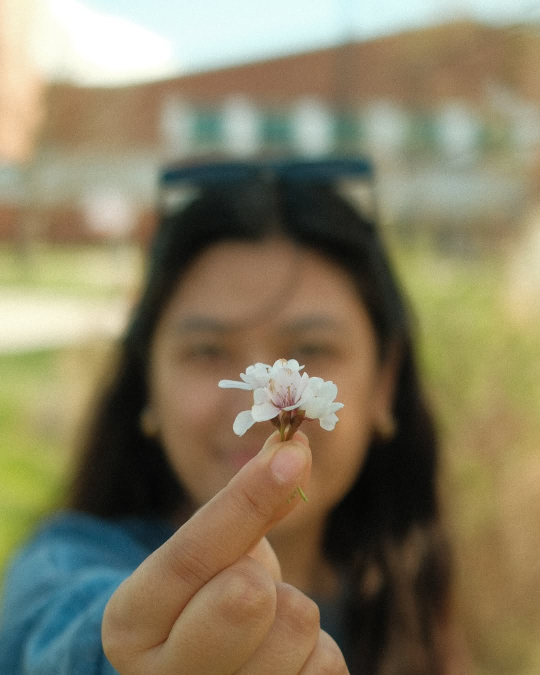
#> input picture src/data/Photos/bloom-blossom-in-hand.webp, 1080 x 1350 px (shown at 1/2 size); its folder holds 4 pictures in this run
$ python analyze-colors.py
#> lines starting #> are read from the running program, lines starting #| are printed output that depends on the picture
"""Extract real image palettes for sequencing and atmosphere. Never modifies photographs."""
import colorsys
import json
import math
from pathlib import Path
from PIL import Image

ROOT = Path(__file__).resolve().parent.parent

def lab(rgb):
    values = [v / 255 for v in rgb]
    r, g, b = [v / 12.92 if v <= .04045 else ((v + .055) / 1.055) ** 2.4 for v in values]
    xyz = [(r*.4124564+g*.3575761+b*.1804375)/.95047,
           r*.2126729+g*.7151522+b*.072175,
           (r*.0193339+g*.119192+b*.9503041)/1.08883]
    x, y, z = [v ** (1/3) if v > .008856 else 7.787*v+16/116 for v in xyz]
    return [round(116*y-16, 3), round(500*(x-y), 3), round(200*(y-z), 3)]

def analyze(path):
    with Image.open(path) as opened:
#> opened is the input picture: PIL image 1080x1350 RGB; mean R, G, B 132.7, 123.7, 96.6
        image = opened.convert('RGB')
        w, h = image.size
#> w = 1080; h = 1350
        image = image.crop((int(w*.04), int(h*.04), int(w*.96), int(h*.96)))
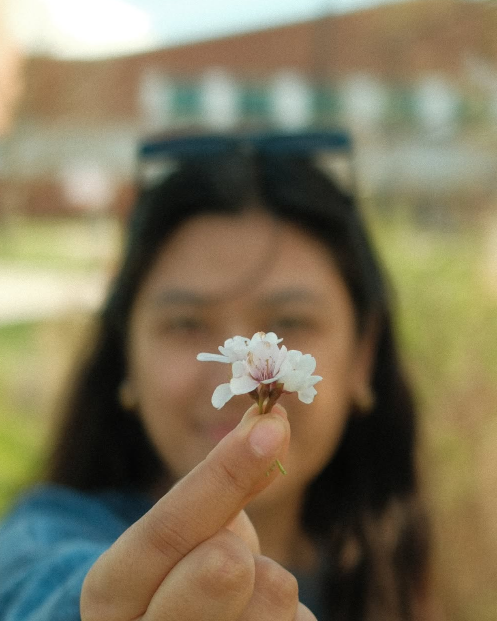
#> image: PIL image 993x1242 RGB (shown at 1/2 size); mean R, G, B 126, 116, 89.7
        image.thumbnail((80, 80))
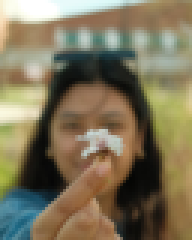
#> image: PIL image 64x80 RGB (shown 3 times larger); mean R, G, B 126, 115.9, 89.7
        pixels = list(image.getdata())
#> pixels = 5120 items, first 6: (248, 241, 212), (250, 247, 225), (251, 251, 232), (251, 252, 237), (252, 253, 240), (253, 253, 244)
        mean = [sum(pixel[c] for pixel in pixels)/len(pixels) for c in range(3)]
#> mean = [126, 115.9, 89.73]
        quantized = image.quantize(colors=6, method=Image.Quantize.MEDIANCUT)
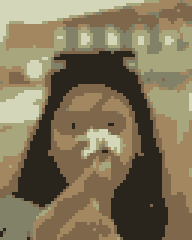
#> quantized: PIL image 64x80 P (shown 3 times larger); mean R, G, B 128.1, 116.4, 88.6
        palette = quantized.getpalette()
#> palette = [212, 214, 186, 167, 166, 124, 162, 135, 97, 129, 130, 103, 126, 103, 74, 41, 37, 28]
        swatches = sorted(quantized.getcolors(), reverse=True)
#> swatches = [(1298, 4), (1163, 5), (962, 2), (782, 1), (486, 0), (429, 3)]
        colors = [(count, palette[index*3:index*3+3]) for count, index in swatches]
#> colors = [(1298, [126, 103, 74]), (1163, [41, 37, 28]), (962, [162, 135, 97]), (782, [167, 166, 124]), (486, [212, 214, 186]), (429, [129, 130, 103])]
        candidates = [(count, rgb) for count, rgb in colors if 18 < sum(rgb)/3 < 235]
#> candidates has the same summary as colors
        count, dominant = max(candidates or colors, key=lambda item:item[0])
#> count = 1298; dominant = [126, 103, 74]
        hue, saturation, value = colorsys.rgb_to_hsv(*(v/255 for v in dominant))
#> hue = 0.0929; saturation = 0.413; value = 0.494
        return {'lab':lab(mean), 'rgb':dominant, 'palette':['#'+''.join(f'{channel:02x}' for channel in rgb) for _,rgb in colors[:4]],
                'hue':round(hue*360, 2), 'saturation':round(saturation, 3), 'lightness':round(lab(mean)[0], 2)}
#> in lab, `values = [v / 255 for v in rgb]`: values = [0.494, 0.455, 0.352]
#> in lab, `r, g, b = [v / 12.92 if v <= .04045 else ((v + .055) / 1.055) ** 2.4 f..`: r = 0.209; g = 0.174; b = 0.102
#> in lab, `xyz = [(r*.4124564+g*.3575761+b*.1804375)/.95047, r*.2126729+g*.715152..`: xyz = [0.175, 0.176, 0.111]
#> in lab, `x, y, z = [v ** (1/3) if v > .008856 else 7.787*v+16/116 for v in xyz]`: x = 0.56; y = 0.561; z = 0.481

def main():
    profiles = {}
    for path in (ROOT / 'src/data/Photos').iterdir():
        if path.suffix.lower() in {'.jpg', '.png', '.webp'}:
            profiles[path.stem] = analyze(path)
#> pass 2 of the loop in main, `for path in (ROOT / 'src/data/Photos').iterdir():`:
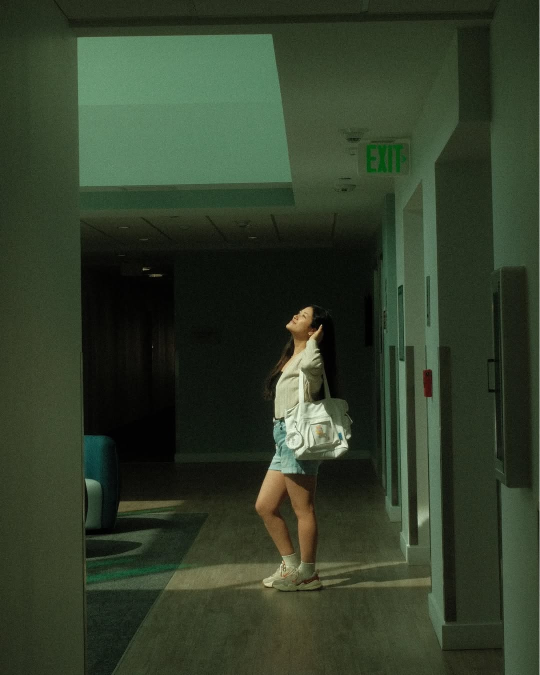
#> input picture src/data/Photos/bloom-canopy-sky.webp, 1080 x 1350 px (shown at 1/2 size)
#> in analyze, opened is the input picture: PIL image 1080x1350 RGB; mean R, G, B 50.1, 62.2, 42.7
#> in analyze (call 2), `image.thumbnail((80, 80))`:
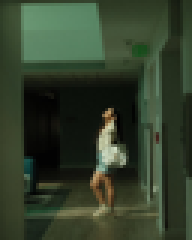
#> image: PIL image 64x80 RGB (shown 3 times larger); mean R, G, B 51, 63.6, 44
#> pixels = 5120 items, first 6: (37, 48, 30), (39, 51, 33), (41, 53, 34), (42, 55, 35), (42, 54, 34), (41, 54, 34)
#> mean = [50.96, 63.63, 43.97]
#> in analyze (call 2), `quantized = image.quantize(colors=6, method=Image.Quantize.MEDIANCUT)`:
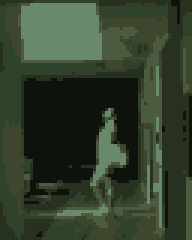
#> quantized: PIL image 64x80 P (shown 3 times larger); mean R, G, B 51, 64.3, 44.5
#> palette = [104, 138, 106, 76, 91, 64, 62, 71, 46, 49, 66, 42, 40, 49, 32, 14, 18, 12]
#> swatches = [(1202, 5), (1054, 4), (922, 3), (695, 2), (690, 0), (557, 1)]
#> colors = [(1202, [14, 18, 12]), (1054, [40, 49, 32]), (922, [49, 66, 42]), (695, [62, 71, 46]), (690, [104, 138, 106]), (557, [76, 91, 64])]
#> candidates = [(1054, [40, 49, 32]), (922, [49, 66, 42]), (695, [62, 71, 46]), (690, [104, 138, 106]), (557, [76, 91, 64])]
#> count = 1054; dominant = [40, 49, 32]
#> hue = 0.255; saturation = 0.347; value = 0.192
#> pass 3 of the loop in main, `for path in (ROOT / 'src/data/Photos').iterdir():`:
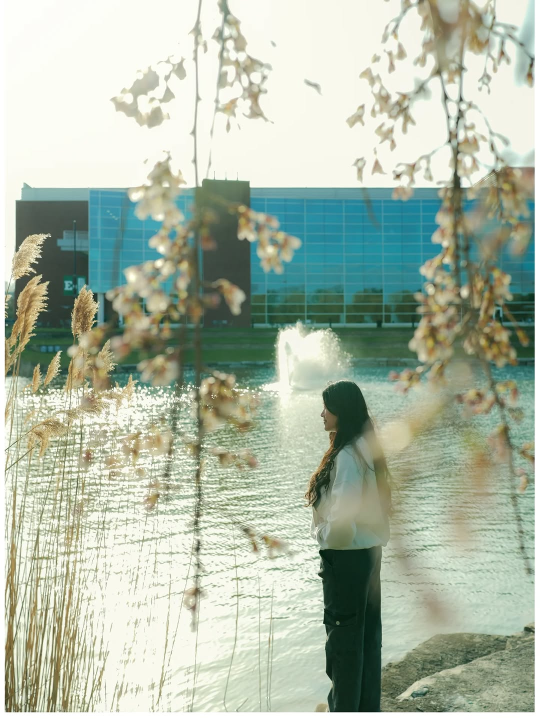
#> input picture src/data/Photos/bloom-fountain-backlit.webp, 1080 x 1440 px (shown at 1/2 size)
#> in analyze, opened is the input picture: PIL image 1080x1440 RGB; mean R, G, B 173.6, 185.4, 167.5
#> in analyze (call 3), `image.thumbnail((80, 80))`:
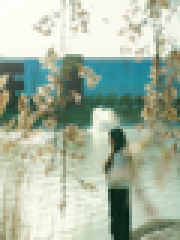
#> image: PIL image 60x80 RGB (shown 3 times larger); mean R, G, B 168.7, 181.5, 163
#> pixels = 4800 items, first 6: (253, 252, 248), (253, 252, 248), (253, 253, 248), (252, 253, 248), (253, 254, 248), (253, 254, 248)
#> mean = [168.7, 181.5, 163]
#> in analyze (call 3), `quantized = image.quantize(colors=6, method=Image.Quantize.MEDIANCUT)`:
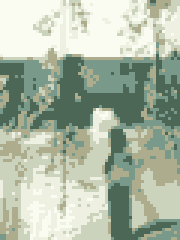
#> quantized: PIL image 60x80 P (shown 3 times larger); mean R, G, B 173.5, 185.5, 167
#> palette = [250, 251, 241, 238, 240, 226, 203, 211, 189, 173, 173, 142, 121, 153, 138, 76, 103, 86]
#> swatches = [(949, 2), (909, 5), (799, 3), (749, 0), (736, 4), (658, 1)]
#> colors = [(949, [203, 211, 189]), (909, [76, 103, 86]), (799, [173, 173, 142]), (749, [250, 251, 241]), (736, [121, 153, 138]), (658, [238, 240, 226])]
#> candidates = [(949, [203, 211, 189]), (909, [76, 103, 86]), (799, [173, 173, 142]), (736, [121, 153, 138]), (658, [238, 240, 226])]
#> count = 949; dominant = [203, 211, 189]
#> hue = 0.227; saturation = 0.104; value = 0.827
#> the loop made 4 passes; the first 3 are shown
#> (the run stopped early here; a loop or call above may not have finished)
